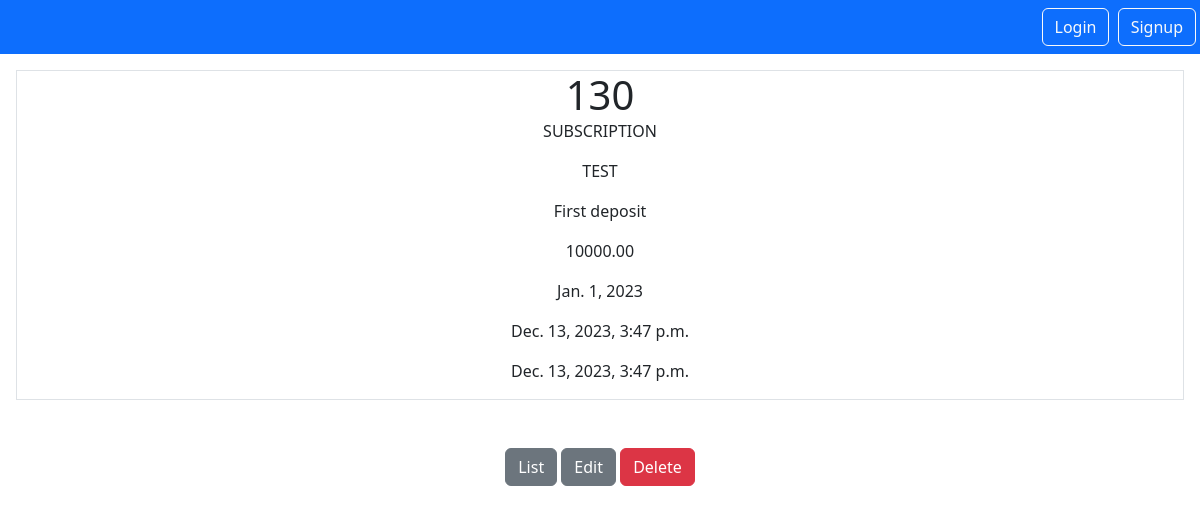
Page /cash/130 on the committed database.
### cash/models.py (models this page shows)
class Cash(models.Model):
    id = models.AutoField(primary_key=True)
    type = models.CharField(max_length=20, unique=False, blank=False)
    description = models.CharField(max_length= 100, unique=False)
    amount = models.DecimalField(max_digits=12, decimal_places=2)
    payment_date = models.DateField(null=False)
    created_on = models.DateTimeField(auto_now_add=True)
    updated_on = models.DateTimeField(auto_now=True)
    portfolio = models.ForeignKey(Portfolio, on_delete=models.CASCADE)
    user = models.ForeignKey(User, null=True, on_delete=models.SET_NULL)
    class Meta:
        db_table = "app_cash"

### portfolio/models.py (models this page shows)
class Portfolio(models.Model):
    id = models.AutoField(primary_key=True)
    name = models.CharField(max_length=10, unique=True)
    description = models.CharField(max_length= 100, unique=False)
    created_on = models.DateTimeField(auto_now_add=True)
    updated_on = models.DateTimeField(auto_now=True)
    class Meta:
        db_table = "app_portfolio"
        ordering = ('name',)
    def __str__(self):
        return f"{self.name}"

### cash/views.py (the view)
# urls.py: path('cash/<int:pk>', views.CashDetailView.as_view(), name='cash.details'),
class CashDetailView(DetailView):
    model = Cash
    context_object_name = "cash"
    template_name = 'cash_details.html'

### cash/templates/cash_details.html
{% extends "base.html" %}
{% block content %}
<div class="border round">
    <h1 class="my-5">{{cash.id}}</h1>
    <p>{{cash.type}}</p>
    <p>{{cash.portfolio}}</p>
    <p>{{cash.description}}</p>
    <p>{{cash.amount}}</p>
    <p>{{cash.payment_date}}</p>
    <p>{{cash.created_on}}</p>
    <p>{{cash.updated_on}}</p>
</div>
<a href="{% url 'cash.list' %}" class="btn btn-secondary my-5">List</a>
<a href="{% url 'cash.update' pk=cash.id%}" class="btn btn-secondary">Edit</a>
<a href="{% url 'cash.delete' pk=cash.id%}" class="btn btn-danger">Delete</a>
{% endblock %}

### static/styles.css (style rules this page uses)
h1, h2 { display: inline; }

### rows in the picture
Cash: id "130", type "SUBSCRIPTION", portfolio "TEST", description "First deposit", amount "10000.00", payment_date "Jan. 1, 2023", created_on "Dec. 13, 2023, 3:47 p.m.", updated_on "Dec. 13, 2023, 3:47 p.m."
